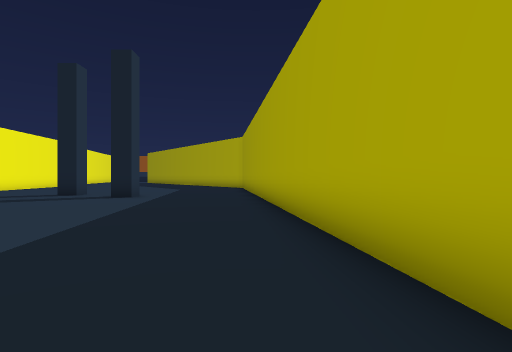
[1] (above)

22 first-person views from a walk through a Unity game level. The camera is 1.4 m above the floor, looks level and sees 80° across. The floor is counted in squares, 2 m on a side. Each view is taken from the middle of a square. On the plan, view 1 faces up. The plan holds only what a view shows up to about 10 squares ahead; the rest is blank. The place goes on beyond the plan. The player character is not drawn.

[2]
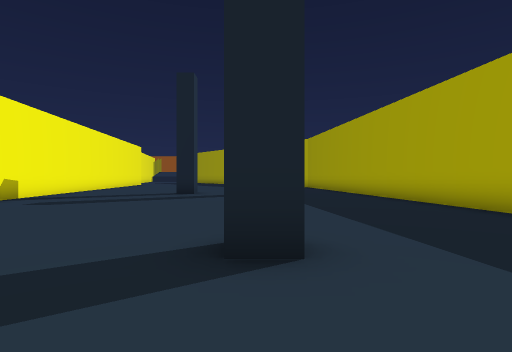

[3]
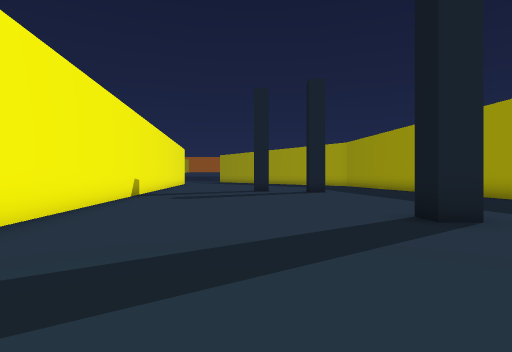

[4]
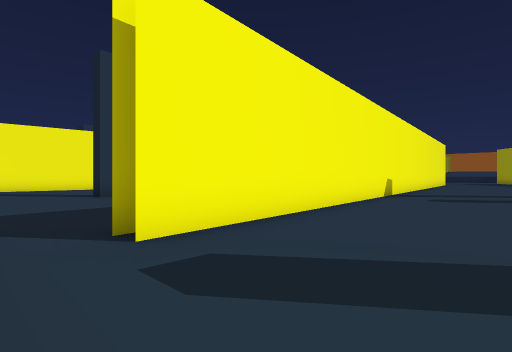

[5]
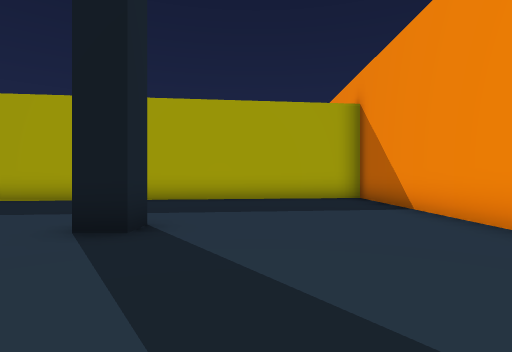

[6]
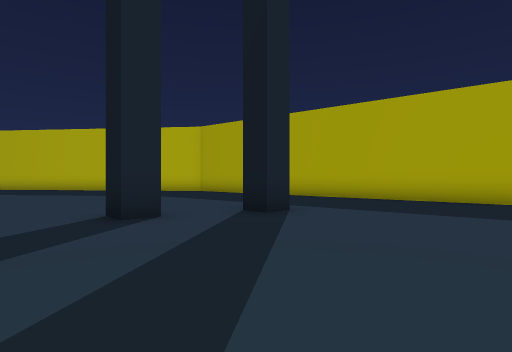

[7]
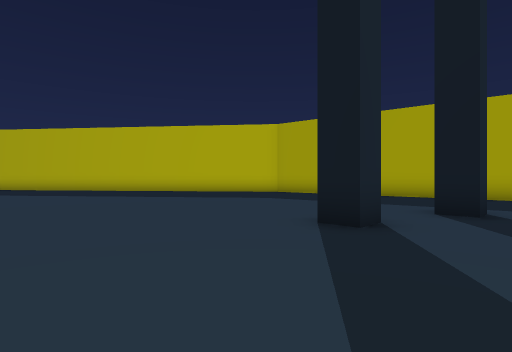

[8]
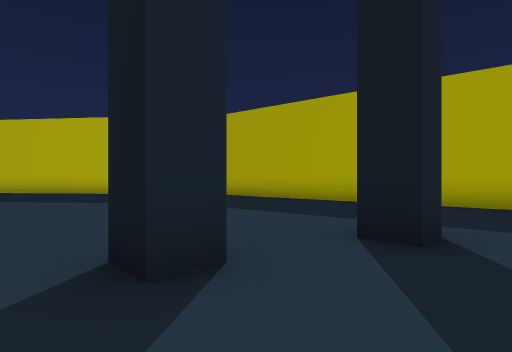

[9]
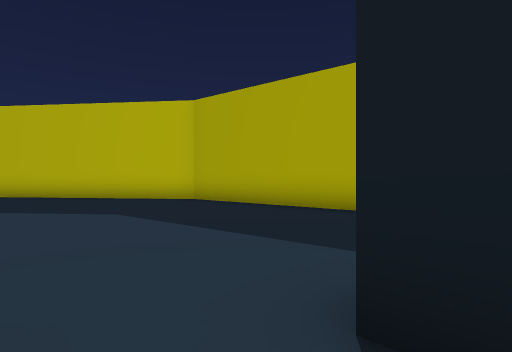

[10]
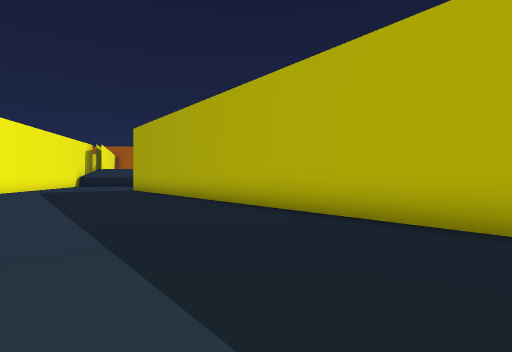

[11]
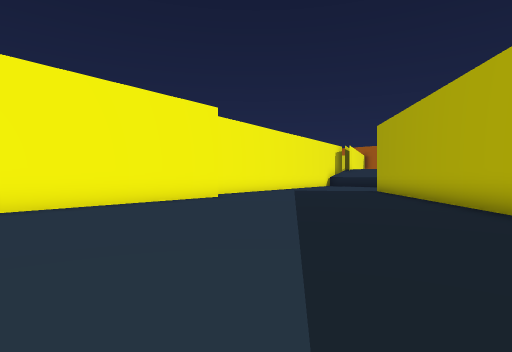

[12]
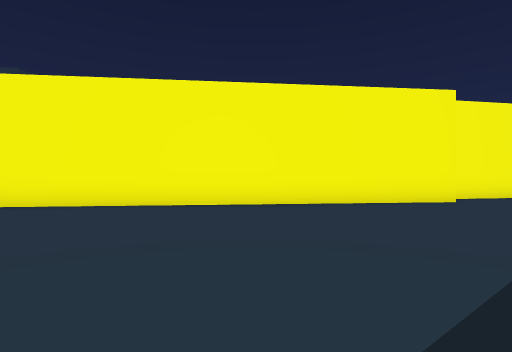

[13]
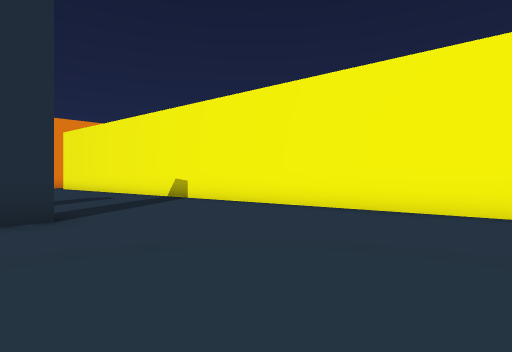

[14]
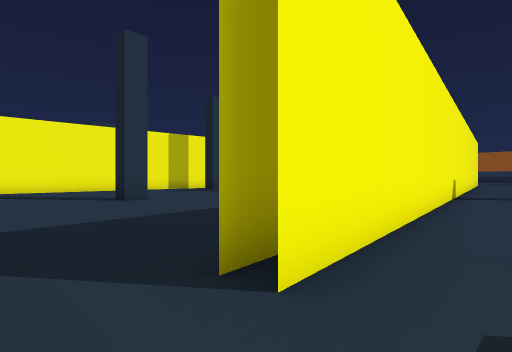

[15]
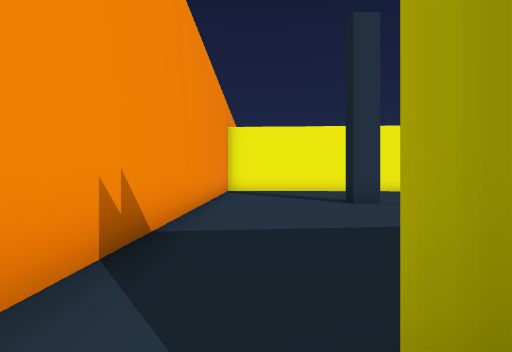

[16]
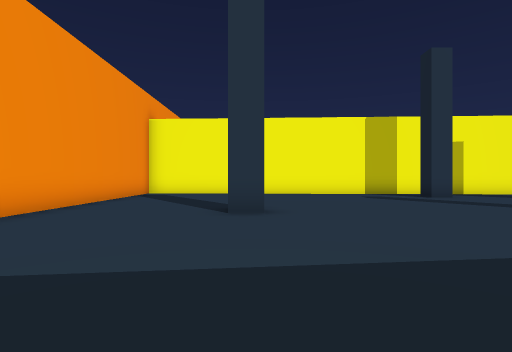

[17]
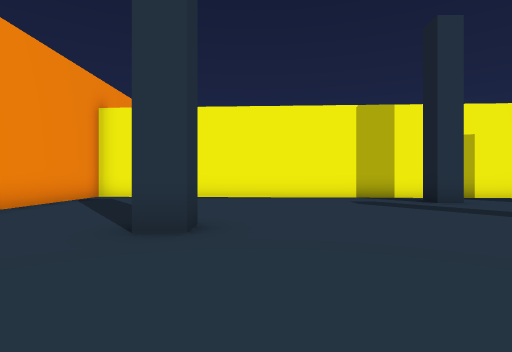

[18]
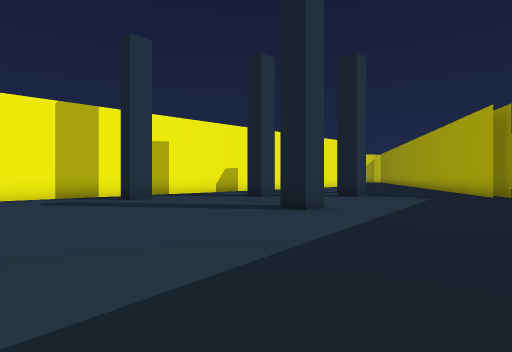

[19]
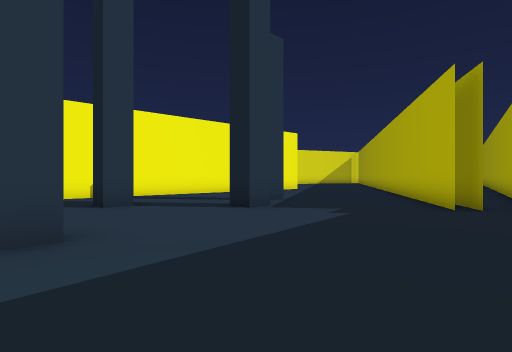

[20]
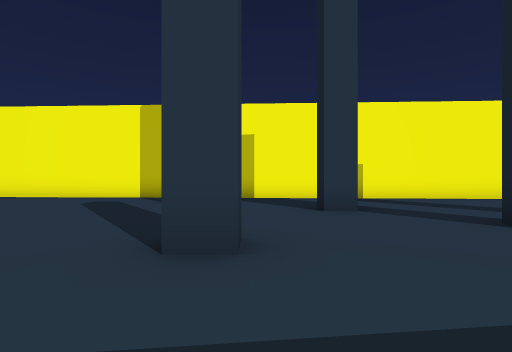

[21]
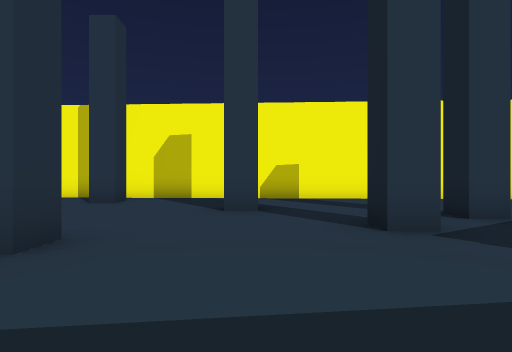

[22]
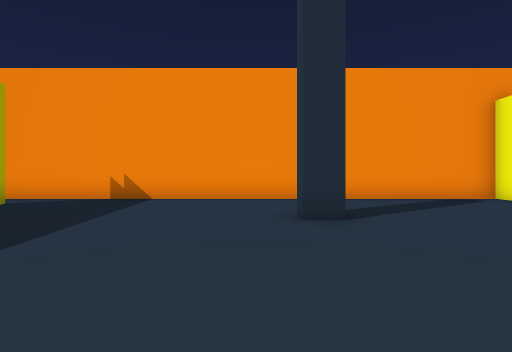

### Floor plan
Points are (right, up) in squares from view 1. A wall is a line through its corners. A room is listed if a view was taken in it or the views show most of it. See-through windows are left out.
Room 1 (views 1, 2, 3, 4, 5, 6, 7, 8, 9, 10, 11, 12, 13, 14, 15)
walls: (-6.4, 10.9) (-7.1, 10.9) (-7.1, 11.6) (-6.4, 11.6); (-4, 10) (-4.7, 10) (-4.7, 10.8); (-3.5, 1.6) (-4.3, 1.6) (-4.3, 2.2); (-10.8, -0.8) (-10.7, -1.7); (-13.2, 23.4) (-10.2, -1.6); (-4.1, -3.3) (1.7, -3.3) (-0.8, 17.9) (-7.6, 26.6); (-11.4, -3.3) (-9.4, -3.3); (-14.7, 26.1) (-14.3, 24)
ways out: opening at (-11, -2.5) to room 2
Room 2 (views 16, 17, 18, 19, 20, 21, 22)
walls: (-17.5, 8.8) (-16.7, 8.8) (-16.7, 8.2) (-17.4, 8.2); (-20.1, 11.1) (-20.1, 10.4) (-20.9, 10.4); (-17.7, 13.4) (-17.7, 12.7) (-18.6, 12.7); (-22.6, 7.4) (-21.9, 7.4) (-21.9, 6.7) (-22.6, 6.7); (-19, 15.2) (-19, 14.5) (-19.6, 14.5); (-14.5, 15.3) (-16.5, 18.6); (-14.1, 15.5) (-14.9, 16.8); (-18.5, 1.2) (-17.7, 1.2) (-17.7, 0.5) (-18.5, 0.5); (-23.3, 16.8) (-24, 2.7); (-24.4, -3.3) (-11.4, -3.3)
ways out: opening at (-11, -2.5) to room 1

Where each view was taken, in squares from view 1:
view 1: 0 up, 0 right, facing up
view 2: 1 down, 4 left, facing up
view 3: 3 down, 7 left, facing up
view 4: 3 down, 7 left, facing up-left
view 5: 0 up, 8 left, facing right
view 6: 6 up, 9 left, facing up-right
view 7: 9 up, 11 left, facing up-right
view 8: 9 up, 8 left, facing up-right
view 9: 10 up, 6 left, facing up-right
view 10: 16 up, 5 left, facing up
view 11: 17 up, 5 left, facing up-left
view 12: 18 up, 5 left, facing left
view 13: 17 up, 6 left, facing down-left
view 14: 3 down, 9 left, facing up-left
view 15: 2 down, 10 left, facing left
view 16: 1 up, 12 left, facing left
view 17: 2 up, 14 left, facing left
view 18: 3 up, 13 left, facing up-left
view 19: 8 up, 13 left, facing up-left
view 20: 9 up, 14 left, facing left
view 21: 11 up, 14 left, facing left
view 22: 6 up, 17 left, facing down
